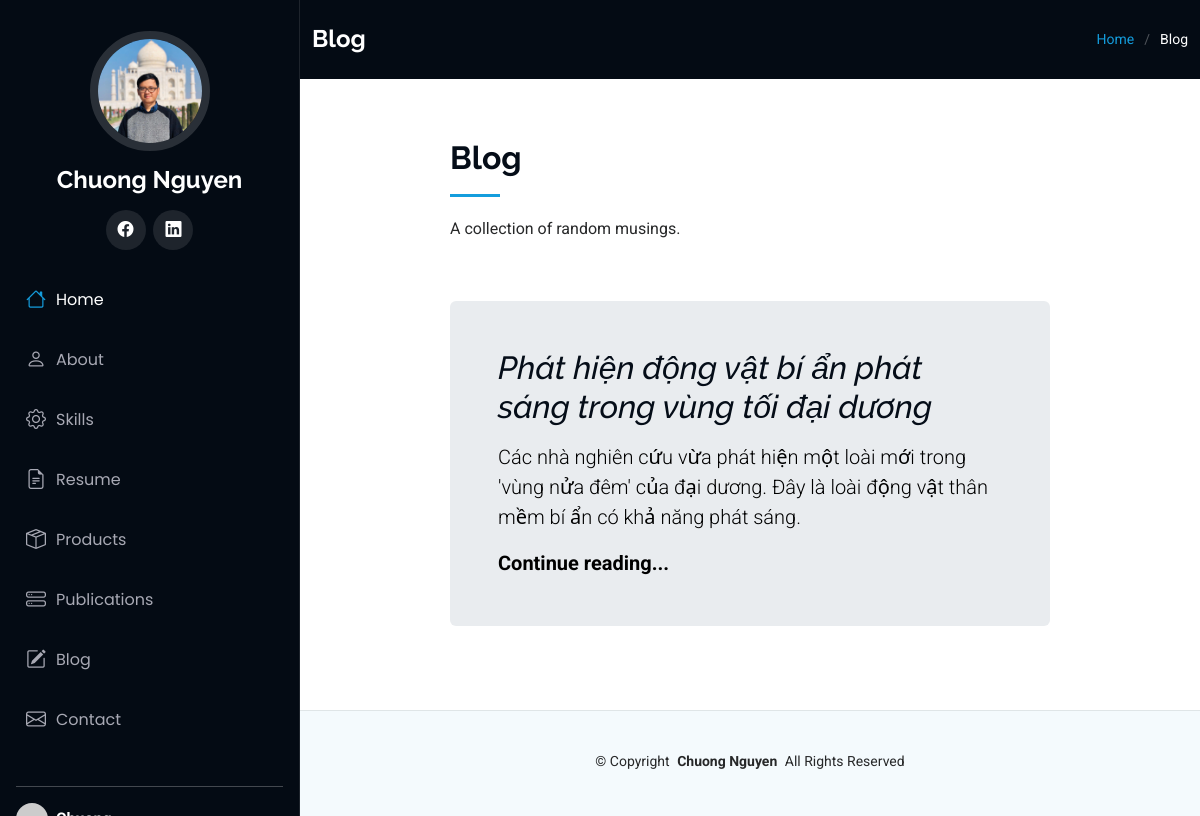
Page /blog (signed in) on the committed database.
### main.py (models this page shows)
class BlogPost(db.Model):
    __tablename__ = "blog_posts"
    id: Mapped[int] = mapped_column(Integer, primary_key=True)
    author_id: Mapped[int] = mapped_column(Integer, db.ForeignKey("users.id"))
    author = relationship("User", back_populates="post")
    title: Mapped[str] = mapped_column(String(250), unique=True, nullable=False)
    subtitle: Mapped[str] = mapped_column(String(250), nullable=False)
    body: Mapped[str] = mapped_column(Text, nullable=False)
    date: Mapped[str] = mapped_column(String(100), nullable=False)
    img_url: Mapped[str] = mapped_column(String(250), nullable=False)
    comment = relationship("Comment", back_populates="parent_post")

### main.py (the view)
@app.route('/blog')
def show_all_posts():
    all_posts = db.session.execute(db.select(BlogPost)).scalars()
    return render_template('blog.html', current_user=current_user, posts=all_posts, is_not_home=True)

### main.py (called while the page is built)
@login_manager.user_loader
def load_user(user_id):
    return db.get_or_404(User, user_id)

### templates/blog.html (shortened to what this page needs)
{% from 'bootstrap5/form.html' import render_form %}
{% extends 'base.html' %}
  {% block content %}
  <main class="main">
    <div class="page-title dark-background">
      <div class="container d-lg-flex justify-content-between align-items-center">
        <h1 class="mb-2 mb-lg-0">Blog</h1>
        <nav class="breadcrumbs">
          <ol>
            <li><a href="{{url_for('home')}}">Home</a></li>
            <li class="current">Blog</li>
          </ol>
        </nav>
      </div>
    </div>
    <section id="starter-section" class="starter-section section">
      <div class="container section-title" data-aos="fade-up">
        <div class="row">
          <div class="col-lg-8 mx-auto" style="padding: 0 0px">
            <h2>Blog</h2>
            <p>A collection of random musings.</p>
          </div>
        </div>
      </div>
      {% for post in posts:%}
      <div class="container" data-aos="fade-up">
        <div class="row">
          <div class="p-4 p-md-5 mb-4 col-lg-8 mx-auto rounded text-body-emphasis bg-body-secondary">
            <h2 class="display-8 fst-italic">{{post.title}}
            </h2>
            <p class="lead my-3">{{post.subtitle}}</p>
            <p class="lead mb-0"><a href="{{url_for('post', post_id=post.id)}}" class="text-body-emphasis fw-bold">Continue reading...</a></p>
          </div>
        </div>
      </div>
      {% endfor %}
    </section>
  </main>
  {% endblock %}

### static/assets/css/main.css (style rules this page uses)
:root { --default-font: "Roboto", system-ui, -apple-system, "Segoe UI", Roboto, "Helvetica Neue", Arial, "Noto Sans", "Liberation Sans", sans-serif, "Apple Color Emoji", "Segoe UI Emoji", "Segoe UI Symbol", "Noto Color Emoji"; --heading-font: "Raleway", sans-serif; --nav-font: "Poppins", sans-serif; }
:root { --background-color: #ffffff; --default-color: #272829; --heading-color: #050d18; --accent-color: #149ddd; --surface-color: #ffffff; --contrast-color: #ffffff; }
:root { --nav-color: #a8a9b4; --nav-hover-color: #ffffff; --nav-mobile-background-color: #040b14; --nav-dropdown-background-color: #040b14; --nav-dropdown-color: #a8a9b4; --nav-dropdown-hover-color: #ffffff; }
.dark-background { --background-color: #040b14; --default-color: #ffffff; --heading-color: #ffffff; --surface-color: #151f2b; --contrast-color: #ffffff; }
:root { scroll-behavior: smooth; }
body { color: var(--default-color); background-color: var(--background-color); font-family: var(--default-font); }
a { color: var(--accent-color); text-decoration: none; transition: 0.3s; }
h1, h2, h3, h4, h5, h6 { color: var(--heading-color); font-family: var(--heading-font); }
@media (min-width: 1200px) { .header~main, .header~#footer { margin-left: 300px; } }
.page-title { color: var(--default-color); background-color: var(--background-color); padding: 25px 0; position: relative; }
.page-title h1 { font-size: 24px; font-weight: 700; }
.page-title .breadcrumbs ol { display: flex; flex-wrap: wrap; list-style: none; padding: 0; margin: 0; font-size: 14px; font-weight: 400; }
.page-title .breadcrumbs ol li+li { padding-left: 10px; }
.page-title .breadcrumbs ol li+li::before { content: "/"; display: inline-block; padding-right: 10px; color: color-mix(in srgb, var(--default-color), transparent 70%); }
section, .section { color: var(--default-color); background-color: var(--background-color); padding: 60px 0; overflow: clip; }
.section-title { padding-bottom: 60px; position: relative; }
.section-title h2 { font-size: 32px; font-weight: 700; margin-bottom: 20px; padding-bottom: 20px; position: relative; }
.section-title h2:after { content: ""; position: absolute; display: block; width: 50px; height: 3px; background: var(--accent-color); left: 0; bottom: 0; }
.section-title p { margin-bottom: 0; }

### rows in the picture
BlogPost: title "Phát hiện động vật bí ẩn phát sáng trong vùng tối đại dương", subtitle "Các nhà nghiên cứu vừa phát hiện một loài mới trong 'vùng nửa đêm' của đại dương. Đây là loài động vật thân mềm bí ẩn có khả năng phát sáng."
